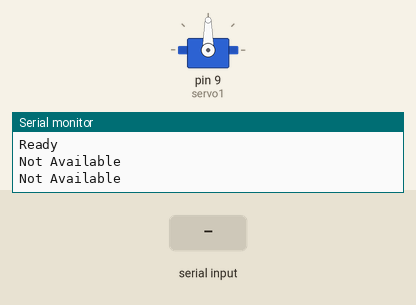
Simulated run of this sketch. Board: Arduino Uno, built with avr-gcc and run on an emulated ATmega328P. Shown: servo, the last lines printed to the serial monitor. The inputs (shaded band) are chosen by the test bench.

Above: at 1.2 s.
1.3 s: "0" received over Serial
At 2.6 s:
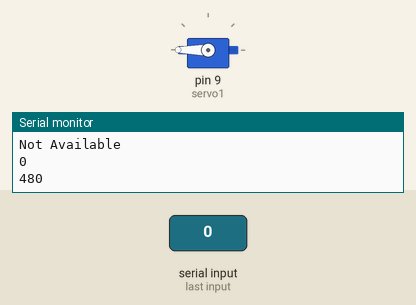
3.5 s: "s" received over Serial
At 5.2 s:
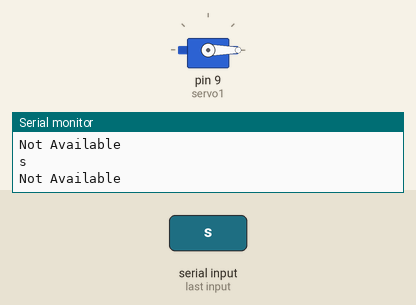
5.5 s: "1" received over Serial
At 6.9 s:
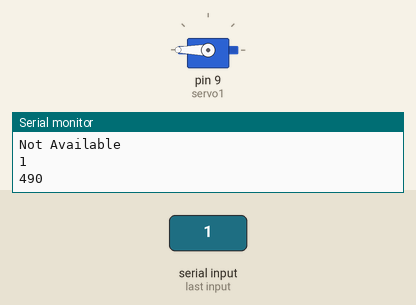
7.5 s: "2" received over Serial
At 8.4 s:
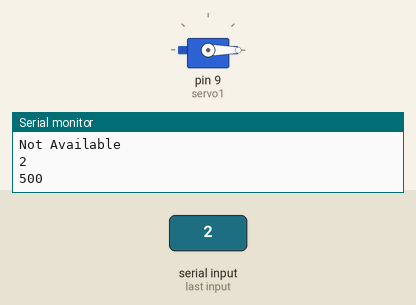
Timing chart, 0 to 10.5 s (numbered marks = the images above; inputs shaded):
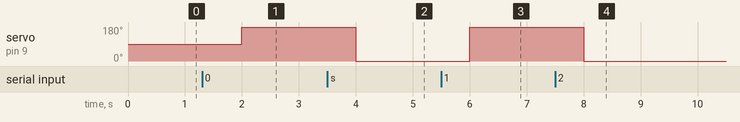

The sketch:

Servo_micro_SG90.ino
```cpp
#include <Servo.h>

Servo servo1; Servo servo2;


void setup() {
  servo1.attach(9);

  Serial.begin(9600);
  Serial.println("Ready");

}

void loop() {

  int v = 0;

  if ( Serial.available()) {
    char ch = Serial.read();
    Serial.println(ch);

    switch(ch) {
      case '0'...'9':
        v = 10 * ch;
        Serial.println(v);
        servo1.write(v);
        break;
      case 's':
        servo1.write(v);
        v = 0;
        break;
    }
  }
  else
  {
    Serial.println("Not Available");
  }

  delay(1000);

}
```

Measured:
- after the input at 1.3 s, servo on pin 9 (servo1): 90° → 180° after 0.70 s
- after the input at 3.5 s, servo on pin 9 (servo1): 180° → 0° after 0.50 s
- after the input at 5.5 s, servo on pin 9 (servo1): 0° → 180° after 0.50 s
- after the input at 7.5 s, servo on pin 9 (servo1): 180° → 0° after 0.50 s
